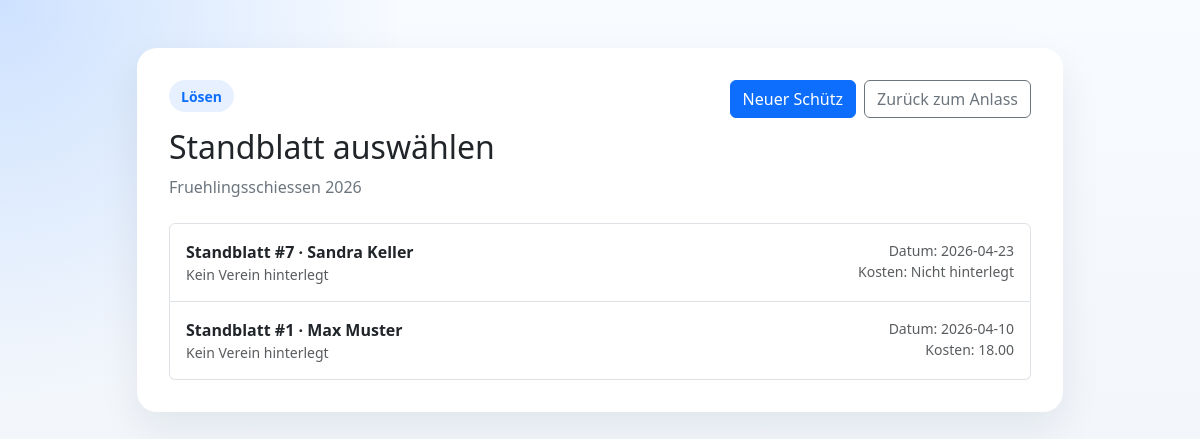
Screenshot of /anlass/1/loesen (signed in) with the database file from the repository.
### tables this page shows
CREATE TABLE anlass (
    id INT UNSIGNED AUTO_INCREMENT PRIMARY KEY,
    fk_adress_id_creator INT UNSIGNED NULL,
    fk_adress_id_modifier INT UNSIGNED NULL,
    name_anlass VARCHAR(190) NOT NULL,
    shortname_anlass VARCHAR(100) NULL,
    start_anlass DATE NULL,
    end_anlass DATE NULL,
    created_by_user_id INT UNSIGNED NULL,
    created_at TIMESTAMP NOT NULL DEFAULT CURRENT_TIMESTAMP,
    updated_by_user_id INT UNSIGNED NULL,
    updated_at TIMESTAMP NOT NULL DEFAULT CURRENT_TIMESTAMP ON UPDATE CURRENT_TIMESTAMP,
    CONSTRAINT fk_anlass_adress_creator
        FOREIGN KEY (fk_adress_id_creator) REFERENCES adressen(id)
        ON DELETE SET NULL,
    CONSTRAINT fk_anlass_adress_modifier
        FOREIGN KEY (fk_adress_id_modifier) REFERENCES adressen(id)
        ON DELETE SET NULL,
    CONSTRAINT fk_anlass_created_by
        FOREIGN KEY (created_by_user_id) REFERENCES users(id)
        ON DELETE SET NULL,
    CONSTRAINT fk_anlass_updated_by
        FOREIGN KEY (updated_by_user_id) REFERENCES users(id)
        ON DELETE SET NULL
);

CREATE TABLE standblatt (
    id INT UNSIGNED AUTO_INCREMENT PRIMARY KEY,
    id_anlass INT UNSIGNED NOT NULL,
    id_adresse INT UNSIGNED NOT NULL,
    datum DATE NULL,
    kosten DECIMAL(10,2) NULL,
    gaben_geprueft TINYINT(1) NOT NULL DEFAULT 0,
    created_by_user_id INT UNSIGNED NULL,
    created_at TIMESTAMP NOT NULL DEFAULT CURRENT_TIMESTAMP,
    updated_by_user_id INT UNSIGNED NULL,
    updated_at TIMESTAMP NOT NULL DEFAULT CURRENT_TIMESTAMP ON UPDATE CURRENT_TIMESTAMP,
    CONSTRAINT fk_standblatt_anlass
        FOREIGN KEY (id_anlass) REFERENCES anlass(id)
        ON DELETE CASCADE,
    CONSTRAINT fk_standblatt_adresse
        FOREIGN KEY (id_adresse) REFERENCES adressen(id)
        ON DELETE RESTRICT,
    CONSTRAINT fk_standblatt_created_by
        FOREIGN KEY (created_by_user_id) REFERENCES users(id)
        ON DELETE SET NULL,
    CONSTRAINT fk_standblatt_updated_by
        FOREIGN KEY (updated_by_user_id) REFERENCES users(id)
        ON DELETE SET NULL
);

CREATE TABLE adressen (
    id INT UNSIGNED AUTO_INCREMENT PRIMARY KEY,
    creator_adress_id INT UNSIGNED NULL,
    modifier_adress_id INT UNSIGNED NULL,
    anrede VARCHAR(50) NULL,
    firmen_anrede VARCHAR(100) NULL,
    nachname VARCHAR(150) NOT NULL,
    vorname VARCHAR(150) NULL,
    zusatz VARCHAR(150) NULL,
    strasse VARCHAR(190) NULL,
    postfach VARCHAR(100) NULL,
    nation VARCHAR(100) NULL,
    plz_id INT UNSIGNED NULL,
    telefon VARCHAR(50) NULL,
    email VARCHAR(190) NULL,
    notiz TEXT NULL,
    geburtsdatum DATE NULL,
    lizenz VARCHAR(100) NULL,
    passwort VARCHAR(255) NULL,
    created_by_user_id INT UNSIGNED NULL,
    created_at TIMESTAMP NOT NULL DEFAULT CURRENT_TIMESTAMP,
    updated_by_user_id INT UNSIGNED NULL,
    updated_at TIMESTAMP NOT NULL DEFAULT CURRENT_TIMESTAMP ON UPDATE CURRENT_TIMESTAMP,
    CONSTRAINT fk_adressen_creator_adress
        FOREIGN KEY (creator_adress_id) REFERENCES adressen(id)
        ON DELETE SET NULL,
    CONSTRAINT fk_adressen_modifier_adress
        FOREIGN KEY (modifier_adress_id) REFERENCES adressen(id)
        ON DELETE SET NULL,
    CONSTRAINT fk_adressen_plz
        FOREIGN KEY (plz_id) REFERENCES plz(id)
        ON DELETE SET NULL,
    CONSTRAINT fk_adressen_created_by
        FOREIGN KEY (created_by_user_id) REFERENCES users(id)
        ON DELETE SET NULL,
    CONSTRAINT fk_adressen_updated_by
        FOREIGN KEY (updated_by_user_id) REFERENCES users(id)
        ON DELETE SET NULL
);

### app/Views/loesen/loesenOpen.php (the view, shortened to what the rows shown need)
<?php
$anlassId = (int) $anlass['id'];
?>
<!DOCTYPE html>
<html lang="de">
<head>
</head>
<body class="app-shell">
    <main class="container py-5">
        <div class="row justify-content-center">
            <div class="col-12 col-xl-10">
                <div class="card dashboard-card">
                    <div class="card-body">
                        <div class="d-flex flex-column flex-md-row justify-content-between align-items-md-start gap-3 mb-4">
                            <div>
                                <div class="brand-badge mb-3">Lösen</div>
                                <h1 class="h2 mb-2">Standblatt auswählen</h1>
                                <p class="muted-copy mb-0">
                                    <?= htmlspecialchars((string) $anlass['name_anlass']) ?>
                                </p>
                            </div>
                            <div class="d-flex flex-wrap gap-2">
                                <a href="<?= htmlspecialchars(Url::app('/anlass/' . $anlassId . '/schuetzen/neu')) ?>" class="btn btn-primary">
                                    Neuer Schütz
                                </a>
                                <a href="<?= htmlspecialchars(Url::app('/anlass/' . $anlassId)) ?>" class="btn btn-outline-secondary">
                                    Zurück zum Anlass
                                </a>
                            </div>
                        </div>
                        <?php if ($standblaetter === []): ?>
                            <div class="alert alert-light border mb-0">
                                Für diesen Anlass wurde noch kein Standblatt erstellt.
                            </div>
                        <?php else: ?>
                            <div class="list-group">
                                <?php foreach ($standblaetter as $standblatt): ?>
                                    <?php
                                    $standblattId = (int) $standblatt['id'];
                                    $name = trim((string) (($standblatt['vorname'] ?? '') . ' ' . ($standblatt['nachname'] ?? '')));
                                    $verein = (string) (($standblatt['zusatz'] ?? '') ?: ($standblatt['firmen_anrede'] ?? ''));
                                    ?>
                                    <a
                                        href="<?= htmlspecialchars(Url::app('/anlass/' . $anlassId . '/loesen/' . $standblattId)) ?>"
                                        class="list-group-item list-group-item-action p-3"
                                    >
                                        <div class="d-flex flex-column flex-md-row justify-content-between gap-3">
                                            <div>
                                                <div class="fw-semibold">
                                                    Standblatt #<?= htmlspecialchars((string) $standblattId) ?>
                                                    <?= $name !== '' ? ' · ' . htmlspecialchars($name) : '' ?>
                                                </div>
                                                <div class="small text-body-secondary">
                                                    <?= htmlspecialchars($verein !== '' ? $verein : 'Kein Verein hinterlegt') ?>
                                                </div>
                                            </div>
                                            <div class="text-md-end small text-body-secondary">
                                                <div>Datum: <?= htmlspecialchars((string) ($standblatt['datum'] ?: 'Nicht hinterlegt')) ?></div>
                                                <div>Kosten: <?= htmlspecialchars((string) ($standblatt['kosten'] ?: 'Nicht hinterlegt')) ?></div>
                                            </div>
                                        </div>
                                    </a>
                                <?php endforeach; ?>
                            </div>
                        <?php endif; ?>
                    </div>
                </div>
            </div>
        </div>
    </main>
</body>
</html>

### app/Core/Router.php (shortened to what the rows shown need)
<?php
final class Router
{
    private array $routes = [];
    public function dispatch(string $method, string $uri): void
    {
        $path = $this->normalizePath($uri);
        foreach ($this->routes[$method] ?? [] as $route) {
            if (!preg_match($route['pattern'], $path, $matches)) {
                continue;
            }
            $params = [];
            foreach ($matches as $key => $value) {
                if (is_string($key)) {
                    $params[$key] = $value;
                }
            }
            $route['handler']($params);
            return;
        }
    }
    private function map(string $method, string $path, callable $handler): void
    {
        $normalizedPath = $this->normalizePath($path);
        $quotedPath = preg_quote($normalizedPath, '#');
        $pattern = preg_replace_callback(
            '/\\\\\{([a-zA-Z_][a-zA-Z0-9_]*)\\\\\}/',
            static fn (array $matches): string => '(?P<' . $matches[1] . '>[^/]+)',
            $quotedPath
        );
        $this->routes[$method][] = [
            'path' => $normalizedPath,
            'pattern' => '#^' . $pattern . '$#',
            'handler' => $handler,
        ];
    }
    private function normalizePath(string $path): string
    {
        $path = parse_url($path, PHP_URL_PATH) ?: '/';
        if ($path !== '/') {
            $path = rtrim($path, '/');
        }
        return $path === '' ? '/' : $path;
    }
}

### rows the page displays
anlass: name_anlass "Fruehlingsschiessen 2026"
standblatt: id "7", id_adresse.nachname "Sandra Keller", id_adresse.firmen_anrede "Kein Verein hinterlegt", datum "2026-04-23", kosten "Nicht hinterlegt"
standblatt: id "1", id_adresse.nachname "Max Muster", id_adresse.firmen_anrede "Kein Verein hinterlegt", datum "2026-04-10", kosten "18.00"
